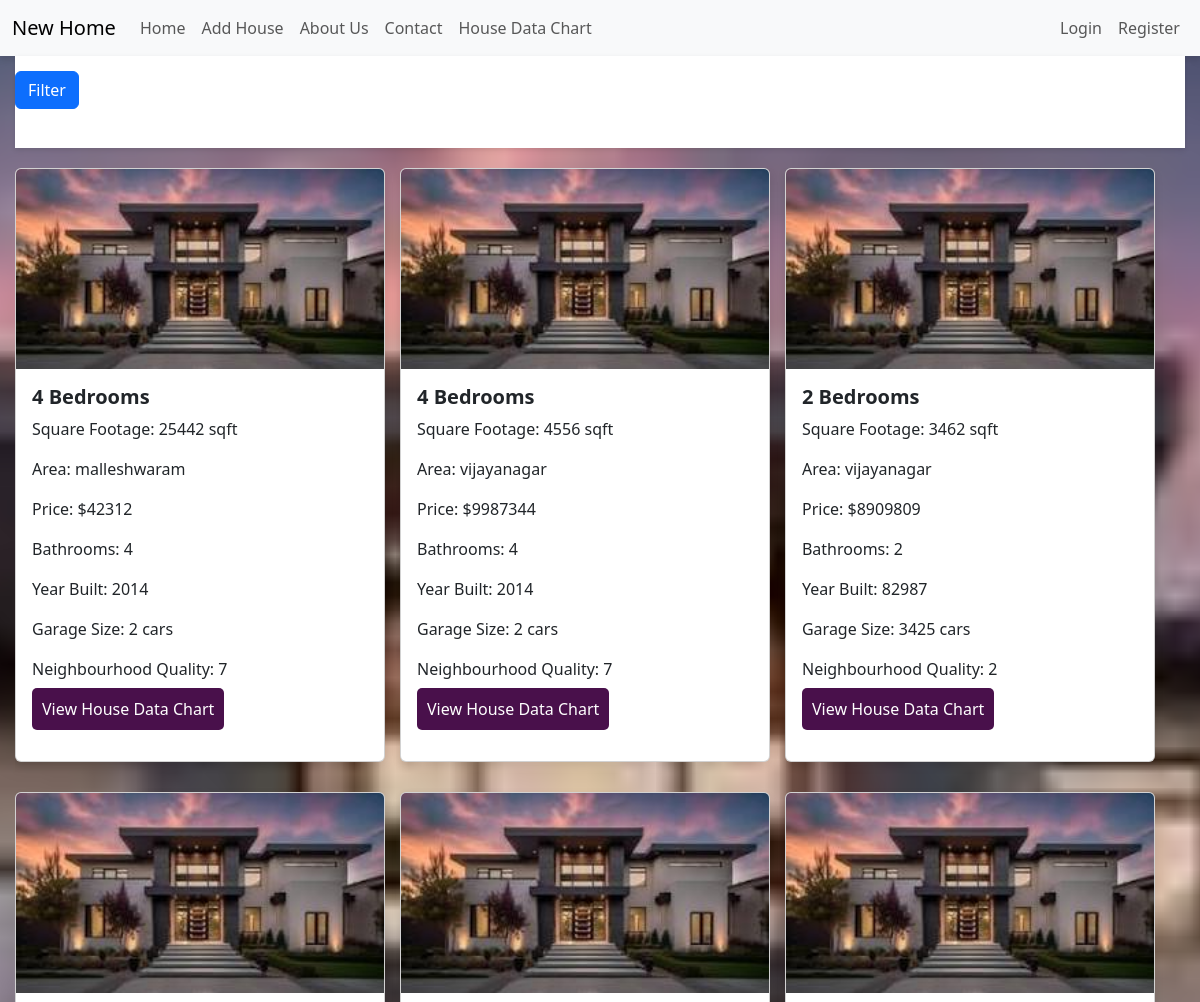
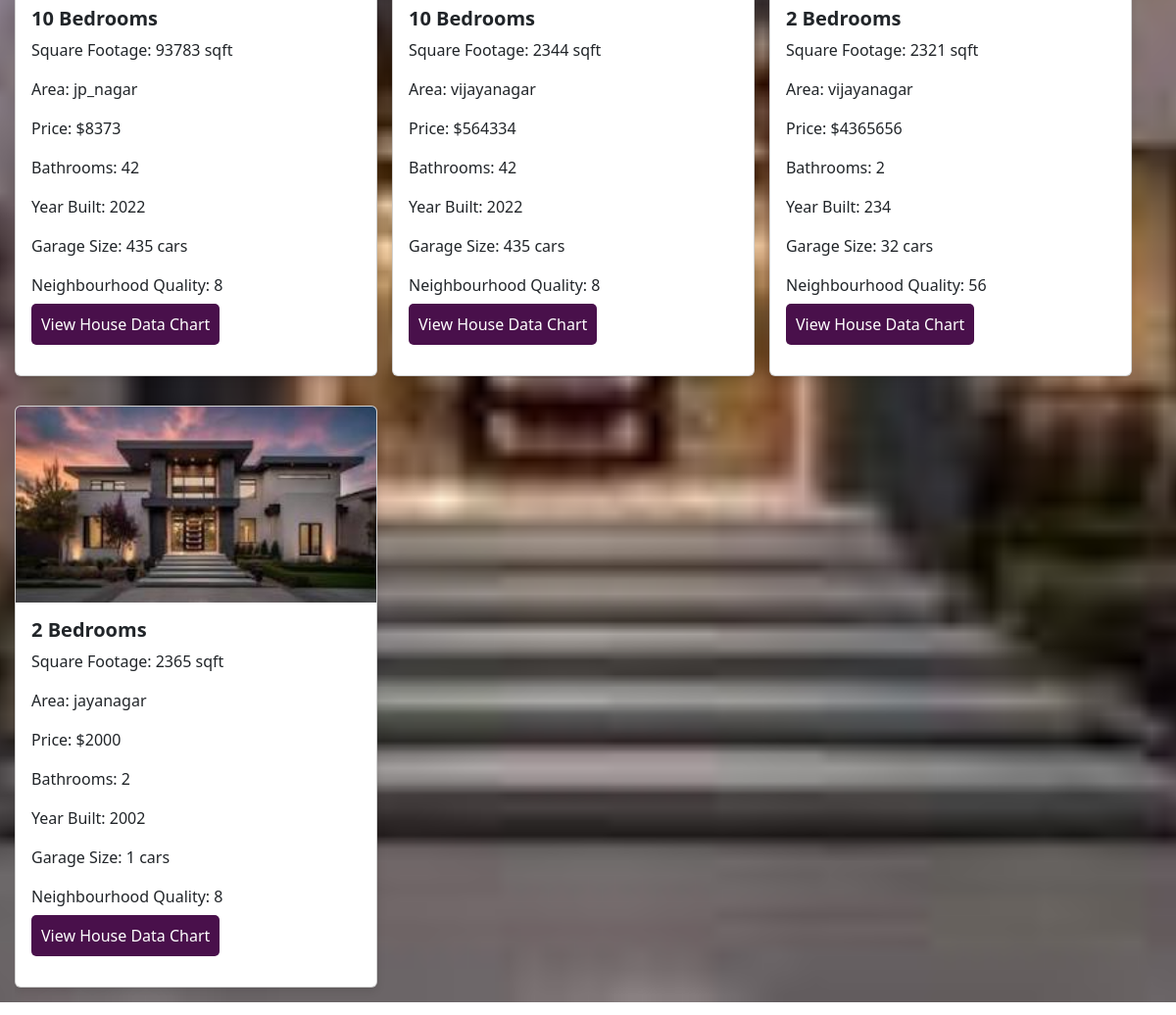
/house, run on the app's committed database (2 pictures, top to bottom).
### models/home.py (models this page shows, shortened)
class Homes(db.Model):
    id = db.Column(db.Integer, primary_key=True, autoincrement=True)
    bedrooms = db.Column(db.Integer, nullable=False)
    square_footage = db.Column(db.Integer, nullable=False)
    area = db.Column(db.String(100), nullable=False)
    price = db.Column(db.Integer, nullable=False)
    bathrooms = db.Column(db.Integer, nullable=False)
    year_built = db.Column(db.Integer, nullable=False)
    garage_size = db.Column(db.Integer, nullable=False)
    neighbourhood_quality = db.Column(db.String(100), nullable=False)

### app.py (the view)
@flask_app.route('/house')
def house():
    houses = Homes.query.all()
    return render_template('house.html', houses=houses)

### templates/house.html (shortened to what this page needs)
{% extends 'base.html' %}
{% block head %}
   <link rel="stylesheet" href="/static/house.css">
   <link href="https://cdn.jsdelivr.net/npm/bootstrap@5.3.3/dist/css/bootstrap.min.css" rel="stylesheet">
{% endblock %}
{% block content %}
<div style="max-width: 100%; padding: 0 15px;">
    <div style="position: sticky; top: 0; background-color: white; z-index: 1000; padding: 15px 0; margin-bottom: 20px; box-shadow: 0 2px 5px rgba(0,0,0,0.1);">
        <button class="btn btn-primary mb-4" type="button" data-bs-toggle="offcanvas" data-bs-target="#offcanvasWithBothOptions" aria-controls="offcanvasWithBothOptions">Filter</button>
    </div>
    <div id="house-cards" style="display: flex; flex-wrap: wrap; gap: 15px; justify-content: flex-start; max-height: calc(100vh - 250px); overflow-y: auto; padding-right: 15px;">
       {% for house in houses %}
       <div class="col-md-4 house-card" style="flex: 0 0 calc(33.333% - 15px); max-width: calc(33.333% - 15px); margin-bottom: 15px;" data-id="{{ house.id }}" data-bedrooms="{{ house.bedrooms }}" data-area="{{ house.area }}" data-price="{{ house.price }}" data-bathrooms="{{ house.bathrooms }}" data-square_footage="{{ house.square_footage }}">
           <div class="card mb-4" style="height: 100%; display: flex; flex-direction: column;">
             <img src="{{ url_for('static', filename='images/f.jpeg') }}" class="card-img-top" alt="House Image">
             <div class="card-body" style="flex-grow: 1;">
               <h5 class="card-title">{{ house.bedrooms }} Bedrooms</h5>
               <p class="card-text">Square Footage: {{ house.square_footage }} sqft</p>
               <p class="card-text">Area: {{ house.area }}</p>
               <p class="card-text">Price: ${{ house.price }}</p>
               <p class="card-text">Bathrooms: {{ house.bathrooms }}</p>
               <p class="card-text">Year Built: {{ house.year_built }}</p>
               <p class="card-text">Garage Size: {{ house.garage_size }} cars</p>
               <p class="card-text">Neighbourhood Quality: {{ house.neighbourhood_quality }}</p>
               <a href="#" class="next-button" onclick="viewHouseDataChart(event, {{ house.id }})">View House Data Chart</a>
             </div>
           </div>
       </div>
       {% else %}
       <p class="no-houses-message">No houses available.</p>
       {% endfor %}
    </div>
</div>
{% endblock %}

### templates/base.html (shortened to what this page needs)
<!DOCTYPE html>
<html lang="en">
<head>
    <link rel="stylesheet" href="/static/main.css">
    <link href="https://cdn.jsdelivr.net/npm/bootstrap@5.3.3/dist/css/bootstrap.min.css" rel="stylesheet">
</head>
{% block head %}{% endblock %}
<body>
<nav class="navbar navbar-expand-lg navbar-light bg-light">
    <div class="container-fluid">
        <a class="navbar-brand" href="/">New Home</a>
        <div class="collapse navbar-collapse" id="navbarNav">
            <ul class="navbar-nav me-auto mb-2 mb-lg-0">
                <li class="nav-item">
                    <a class="nav-link" href="/">Home</a>
                </li>
                <li class="nav-item">
                    <a class="nav-link" href="/filter">Add House</a>
                </li>
                <li class="nav-item">
                    <a class="nav-link" href="/about">About Us</a>
                </li>
                <li class="nav-item">
                    <a class="nav-link" href="/contact">Contact</a>
                </li>
                <li class="nav-item">
                    <a class="nav-link" href="/house_chart">House Data Chart</a>
                </li>
            </ul>
            <ul class="navbar-nav ms-auto mb-2 mb-lg-0">
                {% if session.get('user_id') %}
                <li class="nav-item">
                    <a class="nav-link" href="/logout">Logout</a>
                </li>
                {% else %}
                <li class="nav-item">
                    <a class="nav-link" href="/login">Login</a>
                </li>
                <li class="nav-item">
                    <a class="nav-link" href="/register">Register</a>
                </li>
                {% endif %}
            </ul>
        </div>
    </div>
</nav>
{% block content %}{% endblock %}
</body>
</html>

### static/main.css (style rules this page uses)
body { margin: 0; font-family: 'Poppins', sans-serif; background-image: url('NewHome/static/f.jpeg'); background-size: cover; background-repeat: no-repeat; background-position: center; }
.navbar { display: flex; justify-content: space-between; align-items: center; padding: 15px 20px; background: #49104B; box-shadow: 0 4px 6px rgba(0, 0, 0, 0.1); position: sticky; top: 0; z-index: 1000; }
input[type="submit"], .next-button { width: 100%; padding: 10px; background-color: #49104B; color: white; border: none; border-radius: 5px; cursor: pointer; font-size: 16px; text-align: center; text-decoration: none; }

### static/house.css (style rules this page uses)
body { background-color: #f8f9fa; font-family: Arial, sans-serif; }
.card { box-shadow: 0 4px 8px rgba(0, 0, 0, 0.1); transition: transform 0.3s ease; }
.card-img-top { height: 200px; object-fit: cover; }
.card-title { font-weight: bold; color: #007bff; }
.btn-primary { background-color: #007bff; border-color: #007bff; }

### data on the page
Homes: bedrooms "4", square_footage "25442", area "malleshwaram", price "42312", bathrooms "4", year_built "2014", garage_size "2", neighbourhood_quality "7"
Homes: bedrooms "4", square_footage "4556", area "vijayanagar", price "9987344", bathrooms "4", year_built "2014", garage_size "2", neighbourhood_quality "7"
Homes: bedrooms "2", square_footage "3462", area "vijayanagar", price "8909809", bathrooms "2", year_built "82987", garage_size "3425", neighbourhood_quality "2"
Homes: bedrooms "10", square_footage "93783", area "jp_nagar", price "8373", bathrooms "42", year_built "2022", garage_size "435", neighbourhood_quality "8"
Homes: bedrooms "10", square_footage "2344", area "vijayanagar", price "564334", bathrooms "42", year_built "2022", garage_size "435", neighbourhood_quality "8"
Homes: bedrooms "2", square_footage "2321", area "vijayanagar", price "4365656", bathrooms "2", year_built "234", garage_size "32", neighbourhood_quality "56"
Homes: bedrooms "2", square_footage "2365", area "jayanagar", price "2000", bathrooms "2", year_built "2002", garage_size "1", neighbourhood_quality "8"
